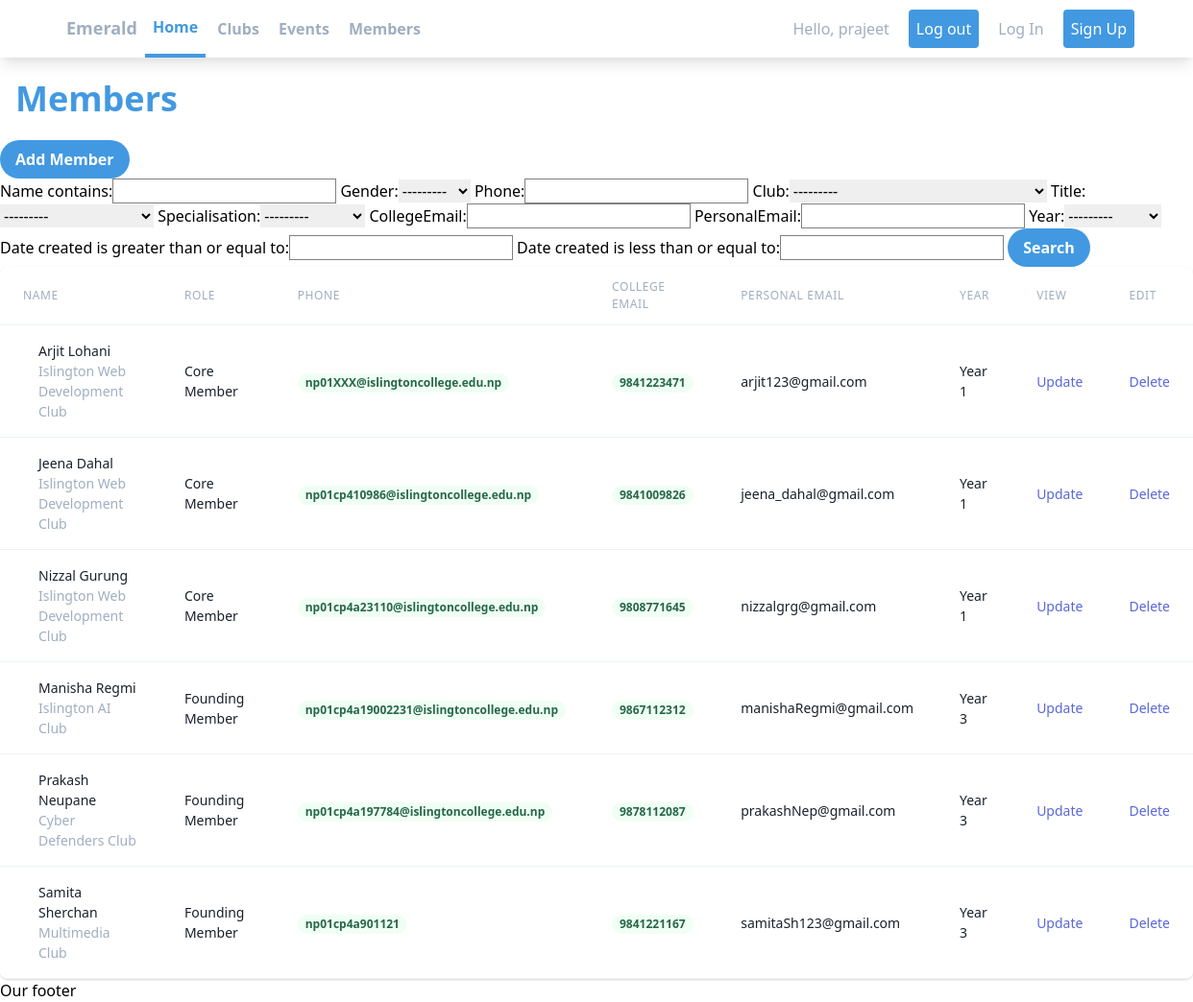
Screenshot of /members/ (signed in) with the database file from the repository.
### emeraldApp/models.py (models this page shows, shortened)
class Club(models.Model):
    FACULTY = (
        ('Computing', 'Computing'),
        ('Networking', 'Networking'),
        ('Multimedia', 'Multimedia'),
    )
    name = models.CharField(max_length=50, null=True)
    faculty = models.CharField(max_length=50, null=True, choices=FACULTY)
    date_created = models.DateTimeField(auto_now_add=True, null=True)
    def __str__(self):
        return self.name

class Member(models.Model):
    yearChoices = (
        ('Year 1', 'Year 1'),
        ('Year 2', 'Year 2'),
        ('Year 3', 'Year 3'),
        ('Graduated', 'Graduated'),
    )
    TITLE = (
        ('President', 'President'),
        ('Advisor', 'Advisor'),
        ('Vice President', 'Vice President'),
        ('Event Manager', 'Event Manager'),
        ('Treasurer', 'Treasurer'),
        ('Founding Member', 'Founding Member'),
        ('Core Member', 'Core Member'),
        ('General Member', 'General Member'),
    )
    GENDER = (
        ('Male', 'Male'),
        ('Female', 'Female'),
        ('Other', 'Other'),
    )
    FACULTY = (
        ('Computing', 'Computing'),
        ('Networking', 'Networking'),
        ('Multimedia', 'Multimedia'),
    )
    name = models.CharField(max_length=50, null=True)
    gender = models.CharField(max_length=20, null=True, choices=GENDER)
    phone = models.CharField(max_length=20, null=True)
    club = models.ForeignKey(Club, null=True, on_delete=models.SET_NULL)
    title = models.CharField(max_length=40, null=True, choices=TITLE)
    specialisation = models.CharField(
        max_length=20, null=True, choices=FACULTY)
    collegeEmail = models.CharField(max_length=50, null=True)
    personalEmail = models.CharField(max_length=50, null=True)
    year = models.CharField(max_length=10, null=True, choices=yearChoices)
    date_created = models.DateTimeField(auto_now_add=True, null=True)

### emeraldApp/views.py (the view)
# urls.py: path('members/', views.member, name="members"),
def member(request):
    members = Member.objects.all()
    total_members = members.count()
    total_IWDC_members = members.filter(
        club__name__contains='Islington Web Development Club').count()
    total_CyberOps_members = members.filter(
        club__name__contains='CyberOps Club').count()
    total_CyberDefenders_members = members.filter(
        club__name__contains='Cyber Defenders Club').count()
    myFilter = MemberFilter(request.GET, queryset=members)
    members = myFilter.qs
    context = {'members': members, 'total_members': total_members,
               'total_IWDC_members': total_IWDC_members, 'total_CyberOps_members': total_CyberOps_members, 'total_CyberDefenders_members': total_CyberDefenders_members, 'customer': member, 'myFilter': myFilter}
    return render(request, 'emeraldApp/members.html', context)

### emeraldApp/templates/emeraldApp/members.html (shortened to what this page needs)
{% extends 'emeraldApp/main.html' %}
{% block content %}
<h1 class="text-blue-500 text-2xl md:text-3xl lg:text-4xl font-bold p-4">Members</h1>
<a href="{% url 'create_member' %}"><button
        class="bg-blue-500 hover:bg-blue-700 text-white font-bold py-2 px-4 rounded-full">
        Add Member
    </button></a>
<form method="get">
    {{myFilter.form}}
    <button type="submit"
        class="bg-blue-500 hover:bg-blue-700 text-white font-bold py-2 px-4 rounded-full">Search</button>
</form>
<div class="flex flex-col">
    <div class="-my-2 overflow-x-auto sm:-mx-6 lg:-mx-8">
        <div class="py-2 align-middle inline-block min-w-full sm:px-6 lg:px-8">
            <div class="shadow overflow-hidden border-b border-gray-200 sm:rounded-lg">
                <table class="min-w-full divide-y divide-gray-200">
                    <thead class="bg-gray-50">
                        <tr>
                            <th scope="col"
                                class="px-6 py-3 text-left text-xs font-medium text-gray-500 uppercase tracking-wider">
                                Name
                            </th>
                            <th scope="col"
                                class="px-6 py-3 text-left text-xs font-medium text-gray-500 uppercase tracking-wider">
                                Role
                            </th>
                            <th scope="col"
                                class="px-6 py-3 text-left text-xs font-medium text-gray-500 uppercase tracking-wider">
                                Phone
                            </th>
                            <th scope="col"
                                class="px-6 py-3 text-left text-xs font-medium text-gray-500 uppercase tracking-wider">
                                College Email
                            </th>
                            <th scope="col"
                                class="px-6 py-3 text-left text-xs font-medium text-gray-500 uppercase tracking-wider">
                                Personal Email
                            </th>
                            <th scope="col"
                                class="px-6 py-3 text-left text-xs font-medium text-gray-500 uppercase tracking-wider">
                                Year
                            </th>
                            <th scope="col"
                                class="px-6 py-3 text-left text-xs font-medium text-gray-500 uppercase tracking-wider">
                                View
                            </th>
                            <th scope="col"
                                class="px-6 py-3 text-left text-xs font-medium text-gray-500 uppercase tracking-wider">
                                Edit
                            </th>
                        </tr>
                    </thead>
                    <tbody class="bg-white divide-y divide-gray-200">
                        {% for member in members %}
                        <tr>
                            <td class="px-6 py-4 whitespace-nowrap">
                                <div class="flex items-center">
                                    <div class="ml-4">
                                        <div class="text-sm font-medium text-gray-900">
                                            {{member.name}}
                                        </div>
                                        <div class="text-sm text-gray-500">
                                            {{member.club}}
                                        </div>
                                    </div>
                                </div>
                            </td>
                            <td class="px-6 py-4 whitespace-nowrap">
                                <div class="text-sm text-gray-900">{{member.title}}</div>
                            </td>
                            <td class="px-6 py-4 whitespace-nowrap">
                                <span
                                    class="px-2 inline-flex text-xs leading-5 font-semibold rounded-full bg-green-100 text-green-800">
                                    {{member.collegeEmail}}
                                </span>
                            </td>
                            <td class="px-6 py-4 whitespace-nowrap">
                                <span
                                    class="px-2 inline-flex text-xs leading-5 font-semibold rounded-full bg-green-100 text-green-800">
                                    {{member.phone}}
                                </span>
                            </td>
                            <td class="px-6 py-4 whitespace-nowrap text-sm text-gray-900">
                                {{member.personalEmail}}
                            </td>
                            <td class="px-6 py-4 whitespace-nowrap text-sm text-gray-900">
                                {{member.year}}
                            </td>
                            <td class="px-6 py-4 whitespace-nowrap text-sm text-gray-900">
                                <a href="{% url 'update_member' member.id %}"
                                    class="text-indigo-600 hover:text-indigo-900">Update</a>
                            </td>
                            <td class="px-6 py-4 whitespace-nowrap text-right text-sm font-medium">
                                <a href="{% url 'delete_member' member.id %}"
                                    class="text-indigo-600 hover:text-indigo-900">Delete</a>
                            </td>
                        </tr>
                        {% endfor %}
                    </tbody>
                </table>
            </div>
        </div>
    </div>
</div>
{% endblock %}

### emeraldApp/templates/emeraldApp/navbar.html (shortened to what this page needs)
<nav class="bg-white shadow-lg">
    <div class="max-w-6xl mx-auto px-4">
        <div class="flex justify-between">
            <div class="flex space-x-7">
                <div>
                    <a href="#" class="flex items-center py-4 px-2">
                        <span class="font-semibold text-gray-500 text-lg">Emerald</span>
                    </a>
                </div>
                <div class="hidden md:flex items-center space-x-1">
                    <a href="{% url 'home' %}"
                        class="py-4 px-2 text-blue-500 border-b-4 border-blue-500 font-semibold ">Home</a>
                    <a href="{% url 'clubs' %}"
                        class="py-4 px-2 text-gray-500 font-semibold hover:text-blue-500 transition duration-300">Clubs</a>
                    <a href="{% url 'events' %}"
                        class="py-4 px-2 text-gray-500 font-semibold hover:text-blue-500 transition duration-300">Events</a>
                    <a href="{% url 'members' %}"
                        class="py-4 px-2 text-gray-500 font-semibold hover:text-blue-500 transition duration-300">Members
                    </a>
                </div>
            </div>
            <div class="hidden md:flex items-center space-x-3 ">
                <span
                    class="py-2 px-2 font-medium text-gray-500 rounded hover:bg-blue-500 hover:text-white transition duration-300">Hello,
                    {{request.user}}
                </span>
                <a href="{% url 'logout' %}"
                    class="py-2 px-2 font-medium text-white bg-blue-500 rounded hover:bg-blue-400 transition duration-300">Log
                    out</a>
                <a href="{% url 'login' %}"
                    class="py-2 px-2 font-medium text-gray-500 rounded hover:bg-blue-500 hover:text-white transition duration-300">Log
                    In</a>
                <a href="{% url 'register' %}"
                    class="py-2 px-2 font-medium text-white bg-blue-500 rounded hover:bg-blue-400 transition duration-300">Sign
                    Up</a>
            </div>
        </div>
    </div>
</nav>

### static/css/main.css (style rules this page uses)
input { border: solid 0.2px grey; }

### rows the page displays
Member: name "Arjit Lohani", club "Islington Web Development Club", title "Core Member", collegeEmail "np01XXX@islingtoncollege.edu.np", phone "9841223471", personalEmail "arjit123@gmail.com", year "Year 1"
Member: name "Jeena Dahal", club "Islington Web Development Club", title "Core Member", collegeEmail "np01cp410986@islingtoncollege.edu.np", phone "9841009826", personalEmail "jeena_dahal@gmail.com", year "Year 1"
Member: name "Nizzal Gurung", club "Islington Web Development Club", title "Core Member", collegeEmail "np01cp4a23110@islingtoncollege.edu.np", phone "9808771645", personalEmail "nizzalgrg@gmail.com", year "Year 1"
Member: name "Manisha Regmi", club "Islington AI Club", title "Founding Member", collegeEmail "np01cp4a19002231@islingtoncollege.edu.np", phone "9867112312", personalEmail "manishaRegmi@gmail.com", year "Year 3"
Member: name "Prakash Neupane", club "Cyber Defenders Club", title "Founding Member", collegeEmail "np01cp4a197784@islingtoncollege.edu.np", phone "9878112087", personalEmail "prakashNep@gmail.com", year "Year 3"
Member: name "Samita Sherchan", club "Multimedia Club", title "Founding Member", collegeEmail "np01cp4a901121", phone "9841221167", personalEmail "samitaSh123@gmail.com", year "Year 3"

### other values shown
{{ request.user }} "prajeet"
